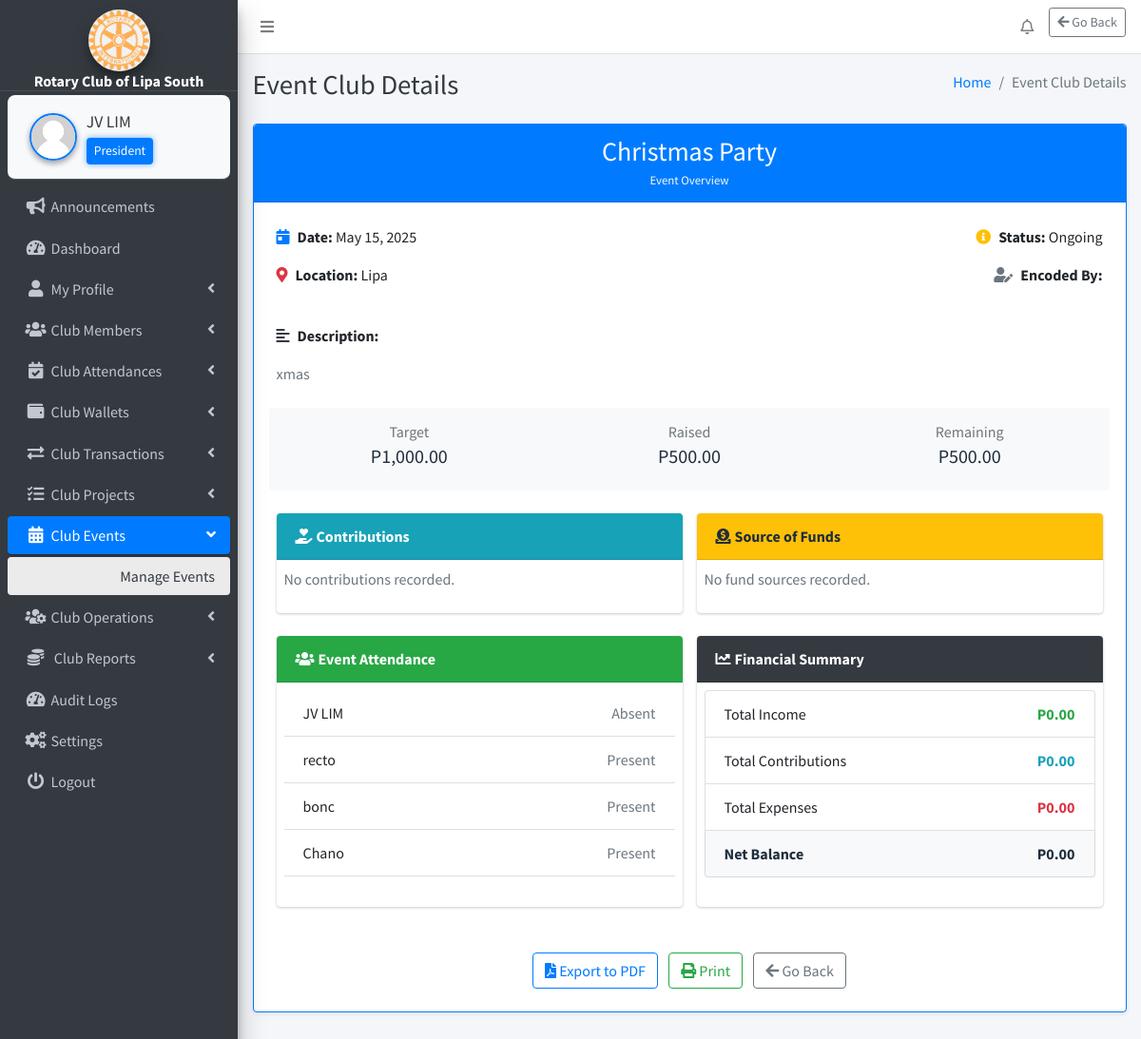
The page /webpages/club-events/manage-events/event_details.php?id=8 (signed in) on the database its author committed.
### tables this page shows
CREATE TABLE `settings` (
  `id` int(11) NOT NULL,
  `system_name` varchar(255) NOT NULL,
  `logo` varchar(255) NOT NULL,
  `currency` varchar(50) NOT NULL
);

CREATE TABLE `club_position` (
  `id` int(11) NOT NULL,
  `position_name` varchar(255) NOT NULL
);

CREATE TABLE `club_events` (
  `id` int(11) NOT NULL,
  `title` varchar(255) NOT NULL,
  `description` text DEFAULT NULL,
  `target_funding` decimal(10,2) NOT NULL DEFAULT 0.00,
  `current_funding` decimal(10,2) NOT NULL DEFAULT 0.00,
  `remaining_funding` decimal(10,2) GENERATED ALWAYS AS (`target_funding` - `current_funding`) STORED,
  `event_date` date NOT NULL,
  `event_time` time DEFAULT NULL,
  `location` varchar(255) DEFAULT NULL,
  `status` enum('Upcoming','Ongoing','Completed') DEFAULT 'Upcoming',
  `encoded_by` int(11) NOT NULL,
  `encoded_at` timestamp NOT NULL DEFAULT current_timestamp()
);

### webpages/club-events/manage-events/event_details.php (the view, shortened to what the rows shown need)
<?php
include_once($_SERVER['DOCUMENT_ROOT'] . '/rotary/includes/config.php');
$id = $_GET['id'] ?? null;
$stmt = $conn->prepare("
    SELECT e.*, m.fullname AS encoded_by_name, s.currency
    FROM club_events e
    LEFT JOIN members m ON e.encoded_by = m.id
    JOIN settings s ON s.id = 1
    WHERE e.id = ?
");
$stmt->bind_param("i", $id);
$stmt->execute();
$data = $stmt->get_result()->fetch_assoc();
?>
<!DOCTYPE html>
<html lang="en">
<?php include('../../../includes/header.php'); ?>
<body class="hold-transition sidebar-mini layout-fixed layout-navbar-fixed layout-footer-fixed">
<div class="wrapper">
<?php include('../../../includes/nav.php'); ?>
<?php include('../../../includes/sidebar.php'); ?>
<div class="content-wrapper">
<?php include('../../../includes/page_title.php'); ?>
<section class="content">
<div class="container-fluid">
<div class="card shadow-sm border border-primary mb-4">
  <div class="card-header text-center bg-primary text-white">
    <h3 class="mb-0"><?= htmlspecialchars($data['title']) ?></h3>
    <small class="text-light">Event Overview</small>
  </div>
  <div class="card-body p-4" id="project-content">
    <div class="row mb-4">
      <div class="col-md-6">
        <p><i class="fas fa-calendar-day text-primary mr-2"></i><strong>Date:</strong> <?= date("F j, Y", strtotime($data['event_date'])) ?></p>
        <p><i class="fas fa-map-marker-alt text-danger mr-2"></i><strong>Location:</strong> <?= htmlspecialchars($data['location']) ?></p>
      </div>
      <div class="col-md-6 text-md-right">
        <p><i class="fas fa-info-circle text-warning mr-2"></i><strong>Status:</strong> <?= htmlspecialchars($data['status']) ?></p>
        <p><i class="fas fa-user-edit text-secondary mr-2"></i><strong>Encoded By:</strong> <?= htmlspecialchars($data['encoded_by_name']) ?></p>
      </div>
    </div>
    <div class="mb-4">
      <p><i class="fas fa-align-left text-dark mr-2"></i><strong>Description:</strong></p>
      <p class="text-muted"><?= nl2br(htmlspecialchars($data['description'] ?? 'N/A')) ?></p>
    </div>
    <div class="row text-center bg-light py-3 rounded mb-4">
      <div class="col-md-4">
        <h6 class="text-muted mb-1">Target</h6>
        <h5><?= $data['currency'] . number_format($data['target_funding'], 2) ?></h5>
      </div>
      <div class="col-md-4">
        <h6 class="text-muted mb-1">Raised</h6>
        <h5><?= $data['currency'] . number_format($data['current_funding'], 2) ?></h5>
      </div>
      <div class="col-md-4">
        <h6 class="text-muted mb-1">Remaining</h6>
        <h5><?= $data['currency'] . number_format($data['target_funding'] - $data['current_funding'], 2) ?></h5>
      </div>
    </div>
    <div class="row">
      <div class="col-lg-6 mb-4">
        <div class="card h-100 border-dark">
          <div class="card-body p-2">
            <?php
            $income = 0; $expense = 0; $contrib = 0;
            $net = ($income + $contrib) - $expense;
            ?>
            <ul class="list-group">
              <li class="list-group-item d-flex justify-content-between"><span>Total Income</span><strong class="text-success"><?= $data['currency'] . number_format($income, 2) ?></strong></li>
              <li class="list-group-item d-flex justify-content-between"><span>Total Contributions</span><strong class="text-info"><?= $data['currency'] . number_format($contrib, 2) ?></strong></li>
              <li class="list-group-item d-flex justify-content-between"><span>Total Expenses</span><strong class="text-danger"><?= $data['currency'] . number_format($expense, 2) ?></strong></li>
              <li class="list-group-item d-flex justify-content-between bg-light"><strong>Net Balance</strong><strong><?= $data['currency'] . number_format($net, 2) ?></strong></li>
            </ul>
          </div>
        </div>
      </div>
    </div>
  </div>
</div>
</div>
</section>
</div>
</body>
</html>

### includes/sidebar.php (shortened to what the rows shown need)
<?php
function getSystemName() {
    global $conn;
    $result = $conn->query("SELECT system_name FROM settings");
    return ($result->num_rows > 0) ? $result->fetch_assoc()['system_name'] : 'RCLS';
}
if (isset($_SESSION['user_id'])) {
    $userId = $_SESSION['user_id'];
    $positionName = '';
    $sql = "SELECT cp.position_name
            FROM club_position cp
            INNER JOIN members m ON cp.id = m.role
            WHERE m.id = '$userId'";
    $positionResult = $conn->query($sql);
    if ($positionResult && $positionRow = $positionResult->fetch_assoc()) {
        $positionName = $positionRow['position_name'];
    }
}
function getLogoUrl() {
    global $conn;
    $result = $conn->query("SELECT logo FROM settings");
    if ($result->num_rows > 0) {
        $logoFile = $result->fetch_assoc()['logo'];
        $path = "/rotary/uploads/" . $logoFile;
        return file_exists($_SERVER['DOCUMENT_ROOT'] . $path) ? $path : "/rotary/dist/img/AdminLTELogo.png";
    }
    return "/rotary/dist/img/AdminLTELogo.png";
}
?>
<aside class="main-sidebar sidebar-dark-primary elevation-4">
    <div class="text-center"
         style="padding: 10px 0 0 0; margin: 0 !important; border-bottom: 1px solid rgba(255,255,255,0.1);">
        <a href="#" class="d-block" style="margin: 0; padding: 0;">
            <img src="<?php echo getLogoUrl(); ?>"
                 alt="Logo"
                 class="img-circle elevation-3"
                 style="width: 65px; height: 65px; object-fit: cover; margin: 0 auto; display: block;">
            <div class="brand-text font-weight-bold text-white"
                 style="font-size: 1rem; line-height: 1.1; margin: 2px 0 0 0;">
                <?php echo getSystemName(); ?>
            </div>
        </a>
    </div>
    <div class="sidebar" style="padding-top: 4px !important; margin-top: 0 !important;">
        <div class="user-panel d-flex align-items-center"
             style="background-color: #f8f9fa; border-radius: 8px; padding: 10px; margin: 0 !important;">
            <div class="info flex-grow-1">
                <a href="/rotary/webpages/manage-profile/my-profile/my_profile.php"
                   class="d-block fw-semibold text-dark"
                   style="font-size: 1.1rem; white-space: nowrap; overflow: hidden; text-overflow: ellipsis;">
                    <?php echo htmlspecialchars($_SESSION['fullname'] ?? 'Guest'); ?>
                </a>
                <?php if (!empty($positionName)): ?>
                    <small class="d-block mt-1 px-2 py-1 rounded"
                           style="background-color: #007bff; color: white; font-size: 0.85rem; max-width: fit-content; box-shadow: 0 0 6px rgba(0, 123, 255, 0.6);">
                        <?php echo htmlspecialchars($positionName); ?>
                    </small>
                <?php else: ?>
                    <small class="d-block mt-1 text-muted" style="font-size: 0.85rem;">No Role Assigned</small>
                <?php endif; ?>
            </div>
        </div>
    </div>
</aside>

### rows shown on the page
settings: logo (picture), system_name "Rotary Club of Lipa South"
club_position: position_name "President"
club_events: title "Christmas Party", event_date "May 15, 2025", location "Lipa", status "Ongoing", description "xmas", settings.currency "P", target_funding "1,000.00", current_funding "500.00", $data['target_funding']-$data['current_funding'] "500.00"

### other values the page prints
$_SESSION['fullname'] "JV LIM"
$pageTitle "Event Club Details"
$r['fullname'] "JV LIM"
$r['status'] "Absent"
$r['fullname'] "recto"
$r['status'] "Present"
$r['fullname'] "bonc"
$r['fullname'] "Chano"
$income "0.00"
$contrib "0.00"
$expense "0.00"
$net "0.00"
